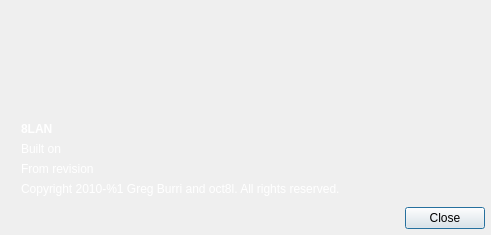
<?xml version="1.0" encoding="UTF-8"?>
<ui version="4.0">
 <class>DialogAbout</class>
 <widget class="QDialog" name="DialogAbout">
  <property name="windowModality">
   <enum>Qt::ApplicationModal</enum>
  </property>
  <property name="geometry">
   <rect>
    <x>0</x>
    <y>0</y>
    <width>491</width>
    <height>235</height>
   </rect>
  </property>
  <property name="palette">
   <palette>
    <active>
     <colorrole role="WindowText">
      <brush brushstyle="SolidPattern">
       <color alpha="255">
        <red>255</red>
        <green>255</green>
        <blue>255</blue>
       </color>
      </brush>
     </colorrole>
    </active>
    <inactive>
     <colorrole role="WindowText">
      <brush brushstyle="SolidPattern">
       <color alpha="255">
        <red>255</red>
        <green>255</green>
        <blue>255</blue>
       </color>
      </brush>
     </colorrole>
    </inactive>
    <disabled>
     <colorrole role="WindowText">
      <brush brushstyle="SolidPattern">
       <color alpha="255">
        <red>120</red>
        <green>120</green>
        <blue>120</blue>
       </color>
      </brush>
     </colorrole>
    </disabled>
   </palette>
  </property>
  <property name="windowTitle">
   <string>About</string>
  </property>
  <property name="autoFillBackground">
   <bool>false</bool>
  </property>
  <property name="modal">
   <bool>true</bool>
  </property>
  <layout class="QVBoxLayout" name="verticalLayout">
   <property name="spacing">
    <number>0</number>
   </property>
   <property name="margin">
    <number>0</number>
   </property>
   <item>
    <layout class="QVBoxLayout" name="layTexts">
     <property name="spacing">
      <number>6</number>
     </property>
     <property name="margin">
      <number>6</number>
     </property>
     <item>
      <widget class="QLabel" name="lblLogo">
       <property name="minimumSize">
        <size>
         <width>0</width>
         <height>110</height>
        </size>
       </property>
       <property name="autoFillBackground">
        <bool>false</bool>
       </property>
       <property name="text">
        <string/>
       </property>
       <property name="pixmap">
        <pixmap resource="ressources.qrc">:/icons/ressources/logo.png</pixmap>
       </property>
       <property name="alignment">
        <set>Qt::AlignLeading|Qt::AlignLeft|Qt::AlignTop</set>
       </property>
      </widget>
     </item>
     <item>
      <widget class="QLabel" name="lblTitle">
       <property name="font">
        <font>
         <weight>75</weight>
         <bold>true</bold>
        </font>
       </property>
       <property name="text">
        <string>8LAN</string>
       </property>
       <property name="indent">
        <number>15</number>
       </property>
      </widget>
     </item>
     <item>
      <widget class="QLabel" name="lblBuiltOn">
       <property name="text">
        <string>Built on</string>
       </property>
       <property name="indent">
        <number>15</number>
       </property>
      </widget>
     </item>
     <item>
      <widget class="QLabel" name="lblFromRevision">
       <property name="text">
        <string>From revision</string>
       </property>
       <property name="indent">
        <number>15</number>
       </property>
      </widget>
     </item>
     <item>
      <widget class="QLabel" name="lblCopyright">
       <property name="text">
        <string>Copyright 2010-%1 Greg Burri and oct8l. All rights reserved.</string>
       </property>
       <property name="indent">
        <number>15</number>
       </property>
      </widget>
     </item>
     <item>
      <spacer name="verticalSpacer">
       <property name="orientation">
        <enum>Qt::Vertical</enum>
       </property>
       <property name="sizeHint" stdset="0">
        <size>
         <width>20</width>
         <height>40</height>
        </size>
       </property>
      </spacer>
     </item>
     <item>
      <layout class="QHBoxLayout" name="layButClose">
       <property name="leftMargin">
        <number>6</number>
       </property>
       <item>
        <spacer name="horizontalSpacer">
         <property name="orientation">
          <enum>Qt::Horizontal</enum>
         </property>
         <property name="sizeHint" stdset="0">
          <size>
           <width>40</width>
           <height>20</height>
          </size>
         </property>
        </spacer>
       </item>
       <item>
        <widget class="QPushButton" name="butClose">
         <property name="sizePolicy">
          <sizepolicy hsizetype="Fixed" vsizetype="Fixed">
           <horstretch>0</horstretch>
           <verstretch>0</verstretch>
          </sizepolicy>
         </property>
         <property name="layoutDirection">
          <enum>Qt::LeftToRight</enum>
         </property>
         <property name="text">
          <string>Close</string>
         </property>
         <property name="default">
          <bool>true</bool>
         </property>
        </widget>
       </item>
      </layout>
     </item>
    </layout>
   </item>
  </layout>
 </widget>
 <resources>
  <include location="ressources.qrc"/>
 </resources>
 <connections>
  <connection>
   <sender>butClose</sender>
   <signal>clicked()</signal>
   <receiver>DialogAbout</receiver>
   <slot>close()</slot>
   <hints>
    <hint type="sourcelabel">
     <x>523</x>
     <y>202</y>
    </hint>
    <hint type="destinationlabel">
     <x>283</x>
     <y>110</y>
    </hint>
   </hints>
  </connection>
 </connections>
</ui>
